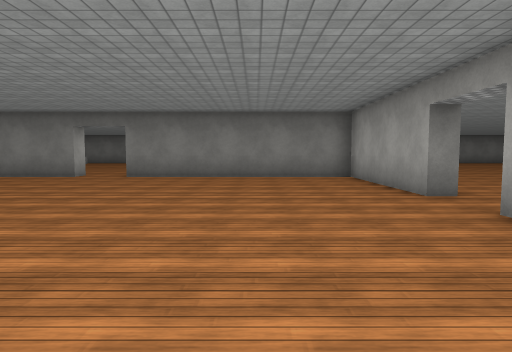
View 1 (above)

24 first-person views from a walk through a Unity game level. The camera is 1.4 m above the floor, tilts 4° down and sees 75° across. The floor is counted in squares, 2 m on a side. Each view is taken from the middle of a square. On the plan, view 1 faces up. The plan holds only what a view shows up to about 10 squares ahead; the rest is blank. The place goes on beyond the plan. The player is left out. Surface patterns are stand-ins for the level's own textures.

View 2
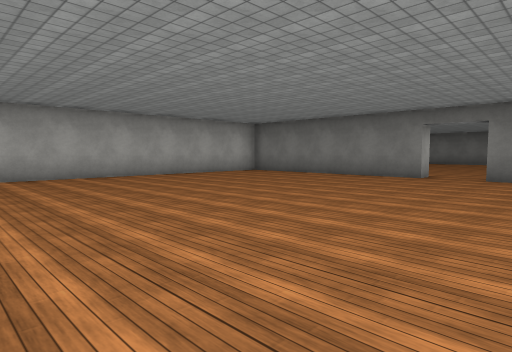

View 3
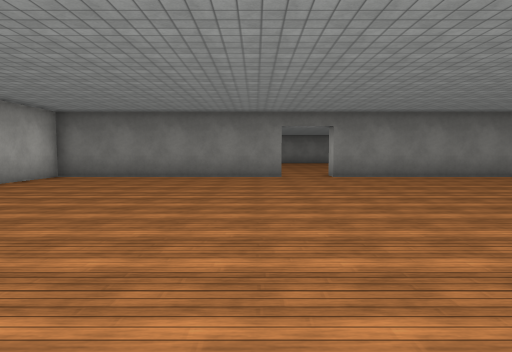

View 4
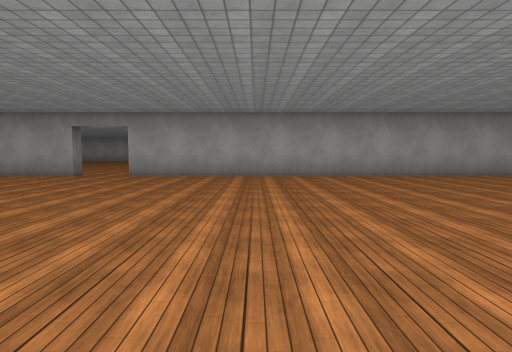

View 5
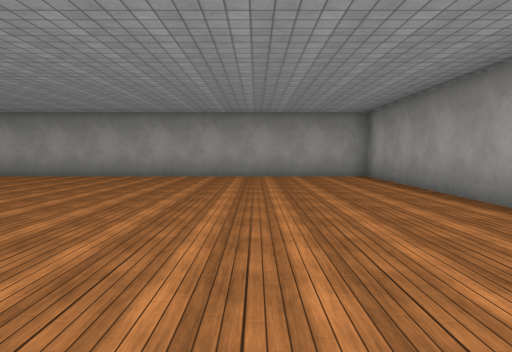

View 6
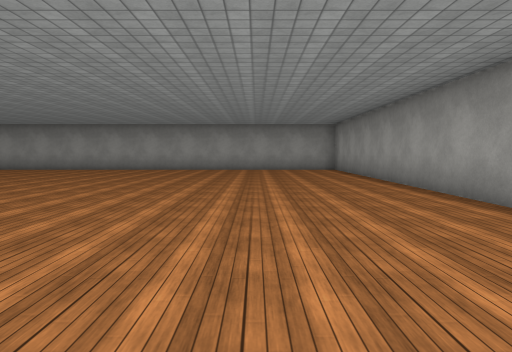

View 7
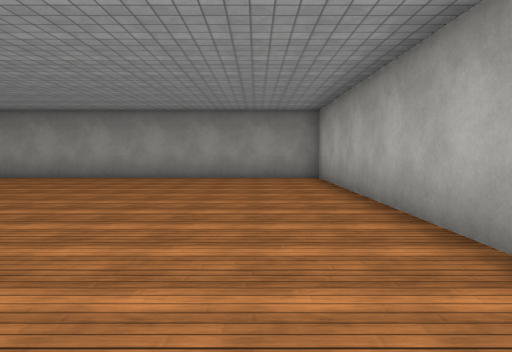

View 8
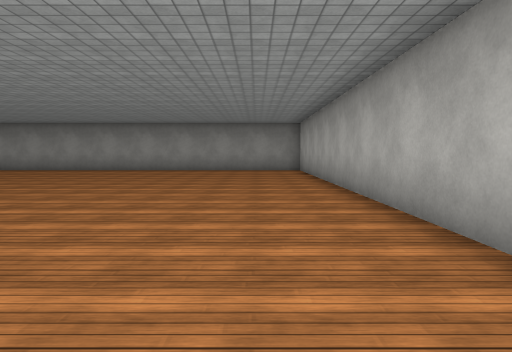

View 9
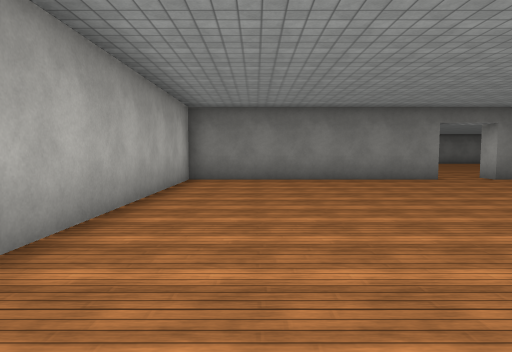

View 10
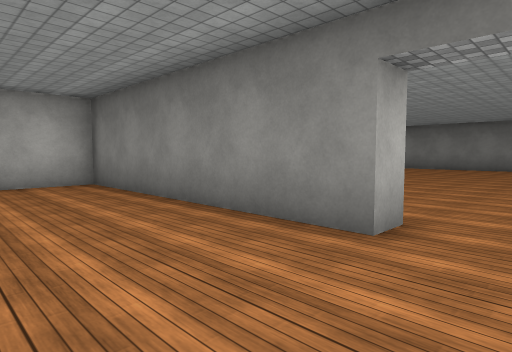

View 11
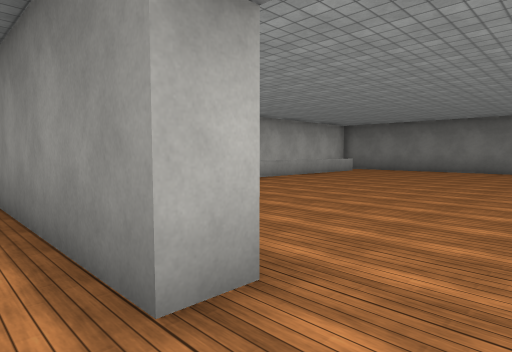

View 12
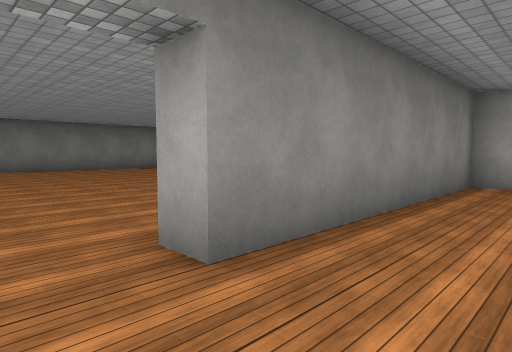

View 13
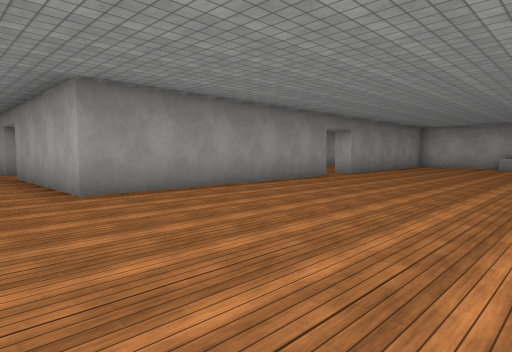

View 14
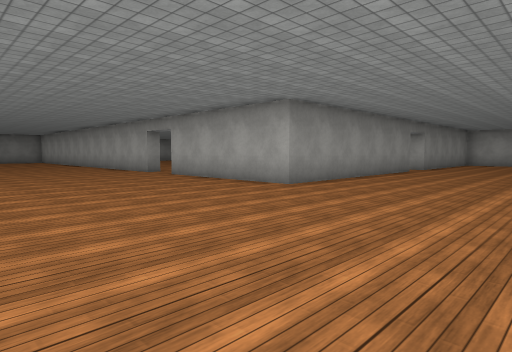

View 15
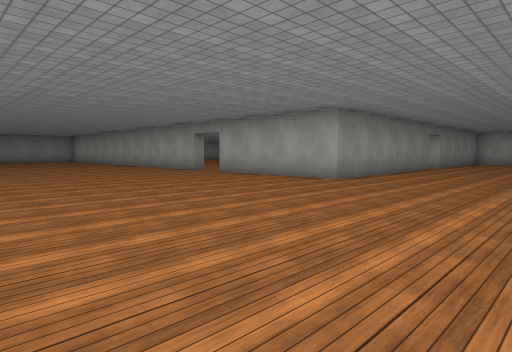

View 16
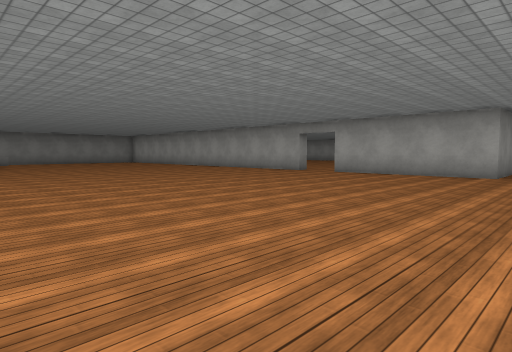

View 17
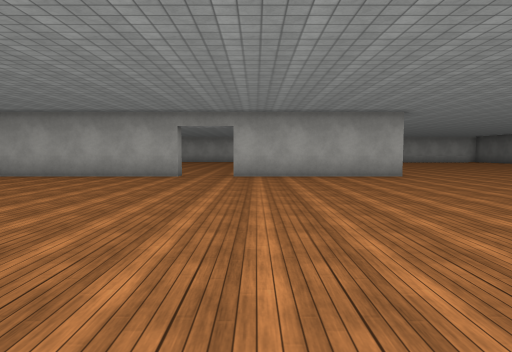

View 18
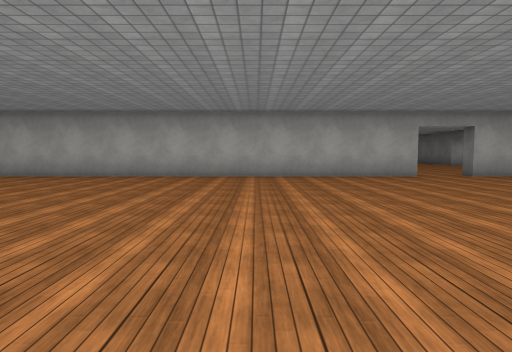

View 19
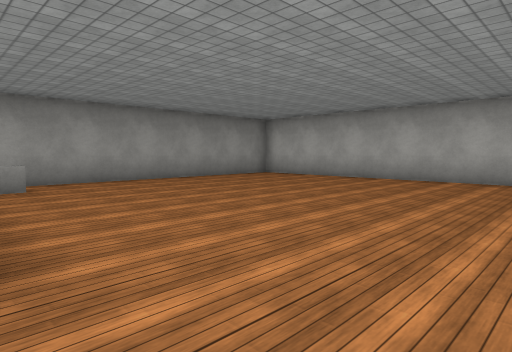

View 20
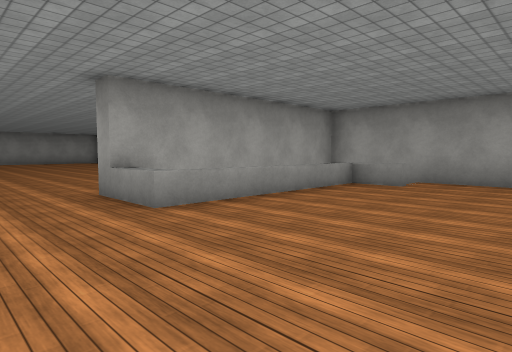

View 21
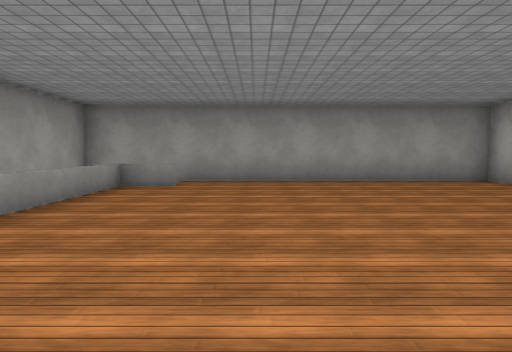

View 22
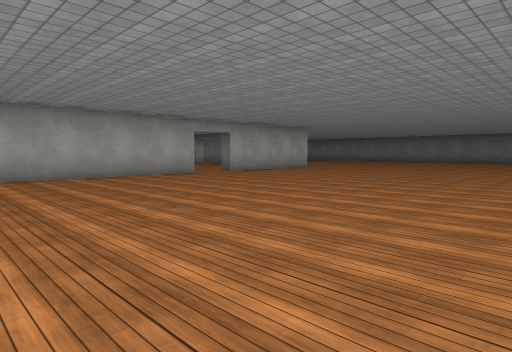

View 23
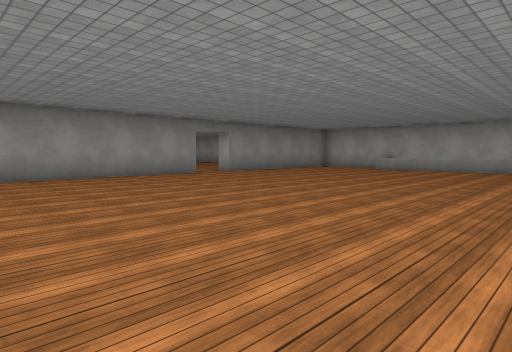

View 24
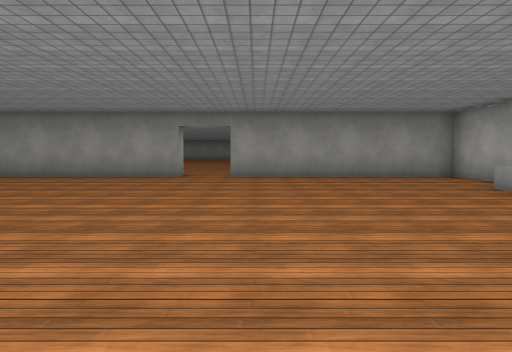

### Floor plan
Points are (right, up) in squares from view 1. A wall is a line through its corners. A room is listed if a view was taken in it or the views show most of it. See-through windows are left out.
Room 1 (views 1, 2, 3, 4, 5, 6, 7, 8, 9, 10, 11, 12)
walls: (-11.7, -0.3) (-11.7, -11.3) (2.8, -11.3) (2.8, 3.8); (3.2, 5.3) (2.8, 5.3) (2.8, 9.7) (-3.8, 9.7) (-3.8, 10.3); (-5.3, 10.3) (-5.3, 9.7) (-11.7, 9.7) (-11.7, 1.2)
ways out: opening at (-4.5, 10) to room 2; opening at (3, 4.5) to room 2
Room 2 (views 13, 14, 15, 16, 17, 18, 19, 20, 21, 22, 23, 24)
walls: (3.2, 3.8) (3.2, -8.5); (-3.8, 10.3) (3.2, 10.3) (3.2, 5.3); (13.1, -5.1) (13.8, -5.1); (3.2, -10.5) (3.2, -11.3) (11.5, -11.3); (-11.7, 12.5) (-11.7, 10.3) (-5.3, 10.3)
ways out: opening at (-4.5, 10) to room 1; opening at (3, 4.5) to room 1; gap at (12, -10)

Where each view was taken, in squares from view 1:
view 1: 0 up, 0 right, facing up
view 2: 0 up, 2 left, facing up-left
view 3: 0 up, 6 left, facing up
view 4: 0 up, 7 left, facing right
view 5: 8 down, 7 left, facing right
view 6: 8 down, 11 left, facing right
view 7: 2 down, 10 left, facing down
view 8: 2 up, 10 left, facing down
view 9: 1 up, 10 left, facing up
view 10: 7 up, 4 left, facing up-left
view 11: 9 up, 4 left, facing up-left
view 12: 8 up, 5 left, facing up-right
view 13: 16 up, 5 right, facing down-left
view 14: 15 up, 9 right, facing down-left
view 15: 15 up, 11 right, facing down-left
view 16: 12 up, 14 right, facing down-left
view 17: 6 up, 13 right, facing left
view 18: 1 down, 13 right, facing left
view 19: 3 down, 12 right, facing down-left
view 20: 3 down, 8 right, facing down-right
view 21: 3 down, 9 right, facing down
view 22: 3 down, 13 right, facing up-left
view 23: 20 up, 3 right, facing down-left
view 24: 20 up, 6 left, facing down
